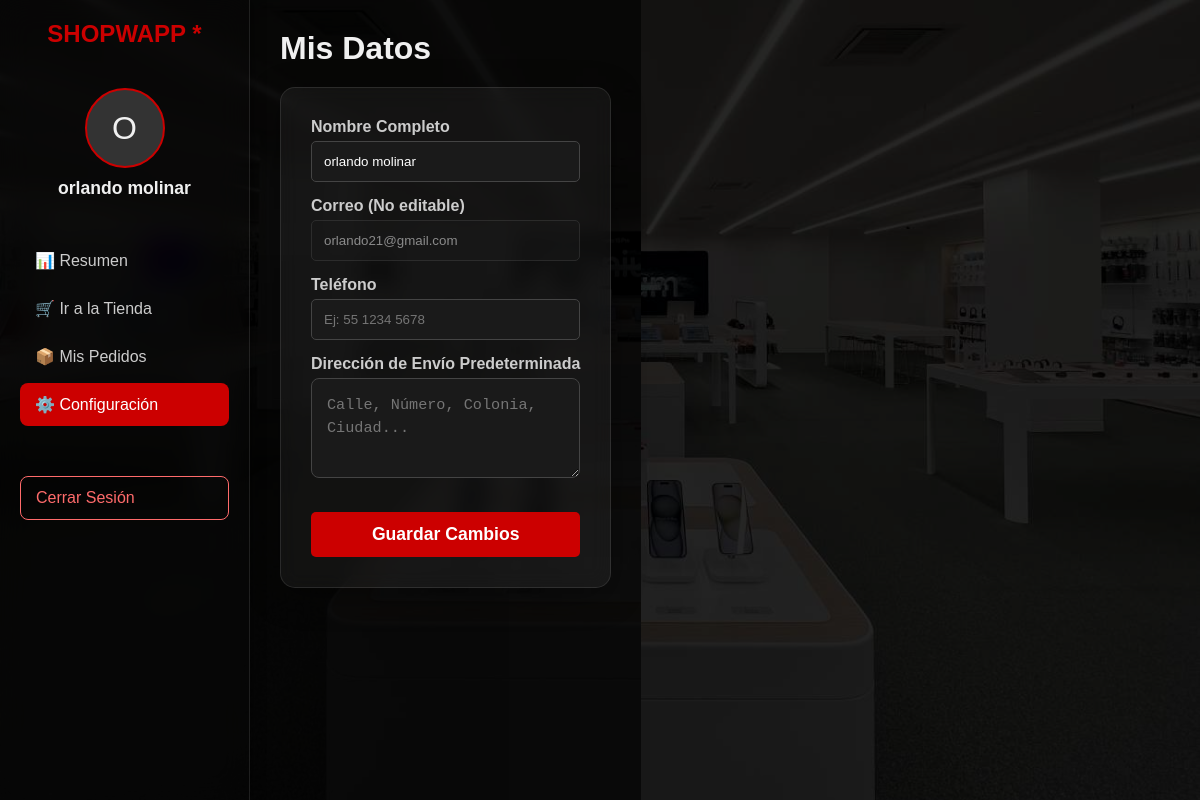
The page /Showwapp/perfil.php (signed in) on the database its author committed.
### tables this page shows
CREATE TABLE `usuarios` (
  `id_usuario` int(11) NOT NULL,
  `nombre` varchar(100) NOT NULL,
  `email` varchar(100) NOT NULL,
  `password_hash` varchar(255) NOT NULL,
  `telefono` varchar(20) DEFAULT NULL,
  `fecha_registro` timestamp NOT NULL DEFAULT current_timestamp(),
  `rol` varchar(20) NOT NULL DEFAULT 'cliente'
);

### Showwapp/perfil.php (the view, shortened to what this page needs)
<?php
    include 'php/conexion.php';
    $id_usuario = $_SESSION['usuario_id'];
    $sql = "SELECT * FROM usuarios WHERE id_usuario = '$id_usuario'";
    $res = $con->query($sql);
    $datos = mysqli_fetch_assoc($res);
?>
<!DOCTYPE html>
<html lang="es">
<head>
    <link rel="stylesheet" href="css/dashboard.css">
    <link rel="stylesheet" href="Admin/css/admin.css">
</head>
<body>
    <div class="dashboard-container">
        <nav class="sidebar">
            <div class="logo-dashboard">SHOPWAPP *</div>
            <div class="user-profile">
                <div class="user-avatar"><?php echo strtoupper($datos['nombre'][0]); ?></div>
                <p class="user-name"><?php echo $datos['nombre']; ?></p>
            </div>
            <div class="menu-links">
                <a href="dashboard.php">📊 Resumen</a>
                <a href="index.php">🛒 Ir a la Tienda</a>
                <a href="mis_pedidos.php">📦 Mis Pedidos</a>
                <a href="perfil.php" class="active">⚙️ Configuración</a>
                <a href="php/cerrar_sesion.php" class="logout">Cerrar Sesión</a>
            </div>
        </nav>
        <main class="main-content">
            <h1>Mis Datos</h1>
            <div class="table-container" style="max-width: 600px; margin: 20px 0;">
                <form action="php/actualizar_perfil.php" method="POST">
                    <div class="input-group">
                        <label>Nombre Completo</label>
                        <input type="text" name="nombre" value="<?php echo $datos['nombre']; ?>" required>
                    </div>
                    <div class="input-group">
                        <label>Correo (No editable)</label>
                        <input type="email" value="<?php echo $datos['email']; ?>" disabled style="opacity:0.5;">
                    </div>
                    <div class="input-group">
                        <label>Teléfono</label>
                        <input type="text" name="telefono" value="<?php echo $datos['telefono']; ?>" placeholder="Ej: 55 1234 5678">
                    </div>
                    <div class="input-group">
                        <label>Dirección de Envío Predeterminada</label>
                        <textarea name="direccion" rows="3" placeholder="Calle, Número, Colonia, Ciudad..."><?php echo isset($datos['direccion_envio']) ? $datos['direccion_envio'] : ''; ?></textarea>
                    </div>
                    <button type="submit" class="btn-save">Guardar Cambios</button>
                </form>
            </div>
        </main>
    </div>
</body>
</html>

### Showwapp/css/dashboard.css (style rules this page uses)
* { margin: 0; padding: 0; box-sizing: border-box; font-family: Arial, sans-serif; }
body { background-color: #000; color: white; }
.dashboard-container { display: flex; min-height: 100vh; background-image: url('../imgen/mitienda.jpg'); background-size: cover; background-position: center; background-attachment: fixed; }
.dashboard-container::before { content: ""; position: absolute; top: 0; left: 0; right: 0; bottom: 0; background-color: rgba(0, 0, 0, 0.85); z-index: 0; }
.sidebar { position: relative; z-index: 1; width: 250px; background-color: rgba(0, 0, 0, 0.5); backdrop-filter: blur(10px); border-right: 1px solid rgba(255, 255, 255, 0.1); padding: 20px; display: flex; flex-direction: column; }
.logo-dashboard { font-size: 1.5em; font-weight: bold; color: #cc0000; margin-bottom: 40px; text-align: center; }
.user-profile { text-align: center; margin-bottom: 40px; }
.user-avatar { width: 80px; height: 80px; background-color: #333; border-radius: 50%; margin: 0 auto 10px; border: 2px solid #cc0000; display: flex; align-items: center; justify-content: center; font-size: 2em; }
.user-name { font-weight: bold; font-size: 1.1em; }
.menu-links a { display: block; padding: 12px 15px; color: #ccc; text-decoration: none; border-radius: 8px; margin-bottom: 5px; transition: 0.3s; }
.menu-links a:hover, .menu-links a.active { background-color: #cc0000; color: white; }
.menu-links a.logout { margin-top: 50px; color: #ff6b6b; border: 1px solid #ff6b6b; }
.main-content { position: relative; z-index: 1; flex-grow: 1; padding: 40px; }

### Showwapp/Admin/css/Admin.css (style rules this page uses)
* { margin: 0; padding: 0; box-sizing: border-box; font-family: 'Arial', sans-serif; }
body { background-color: #1c1c1c; color: #f0f0f0; display: flex; min-height: 100vh; }
.sidebar { width: 250px; background-color: rgba(0, 0, 0, 0.6); backdrop-filter: blur(15px); -webkit-backdrop-filter: blur(15px); border-right: 1px solid rgba(255, 255, 255, 0.1); display: flex; flex-direction: column; padding: 20px; position: fixed; height: 100%; z-index: 100; box-shadow: 2px 0 10px rgba(0,0,0,0.5); }
.main-content { margin-left: 250px; flex-grow: 1; padding: 30px; background-image: url('../../imgen/fondo2.jpg'); background-size: cover; background-attachment: fixed; background-position: center; position: relative; }
.main-content::before { content: ""; position: absolute; top: 0; left: 0; right: 0; bottom: 0; background-color: rgba(0, 0, 0, 0.65); z-index: -1; }
.table-container, .form-container { background: rgba(255, 255, 255, 0.05); backdrop-filter: blur(10px); -webkit-backdrop-filter: blur(10px); padding: 30px; border-radius: 15px; border: 1px solid rgba(255, 255, 255, 0.1); box-shadow: 0 8px 32px 0 rgba(0, 0, 0, 0.37); }
.input-group { margin-bottom: 15px; }
label { display: block; margin-bottom: 5px; color: #ccc; font-weight: bold; }
input, select { width: 100%; padding: 12px; background: #1a1a1a; border: 1px solid #444; color: white; border-radius: 5px; }
textarea { width: 100%; padding: 15px; background-color: #1a1a1a; border: 1px solid #444; color: #e0e0e0; border-radius: 8px; font-family: 'Consolas', monospace; font-size: 0.95em; line-height: 1.5; resize: vertical; min-height: 100px; }
.btn-save { background: #cc0000; color: white; border: none; padding: 12px 20px; width: 100%; font-weight: bold; cursor: pointer; margin-top: 15px; font-size: 1.1em; border-radius: 5px; transition: 0.3s; }

### Showwapp/perfil.php (style rules this page uses)
.main-content { margin-left: 250px; background: none; }
body { background-image: url('imgen/mitienda.jpg'); background-size: cover; background-attachment: fixed; }

### rows shown on the page
usuarios: nombre "O", nombre "orlando molinar", email "orlando21@gmail.com"
